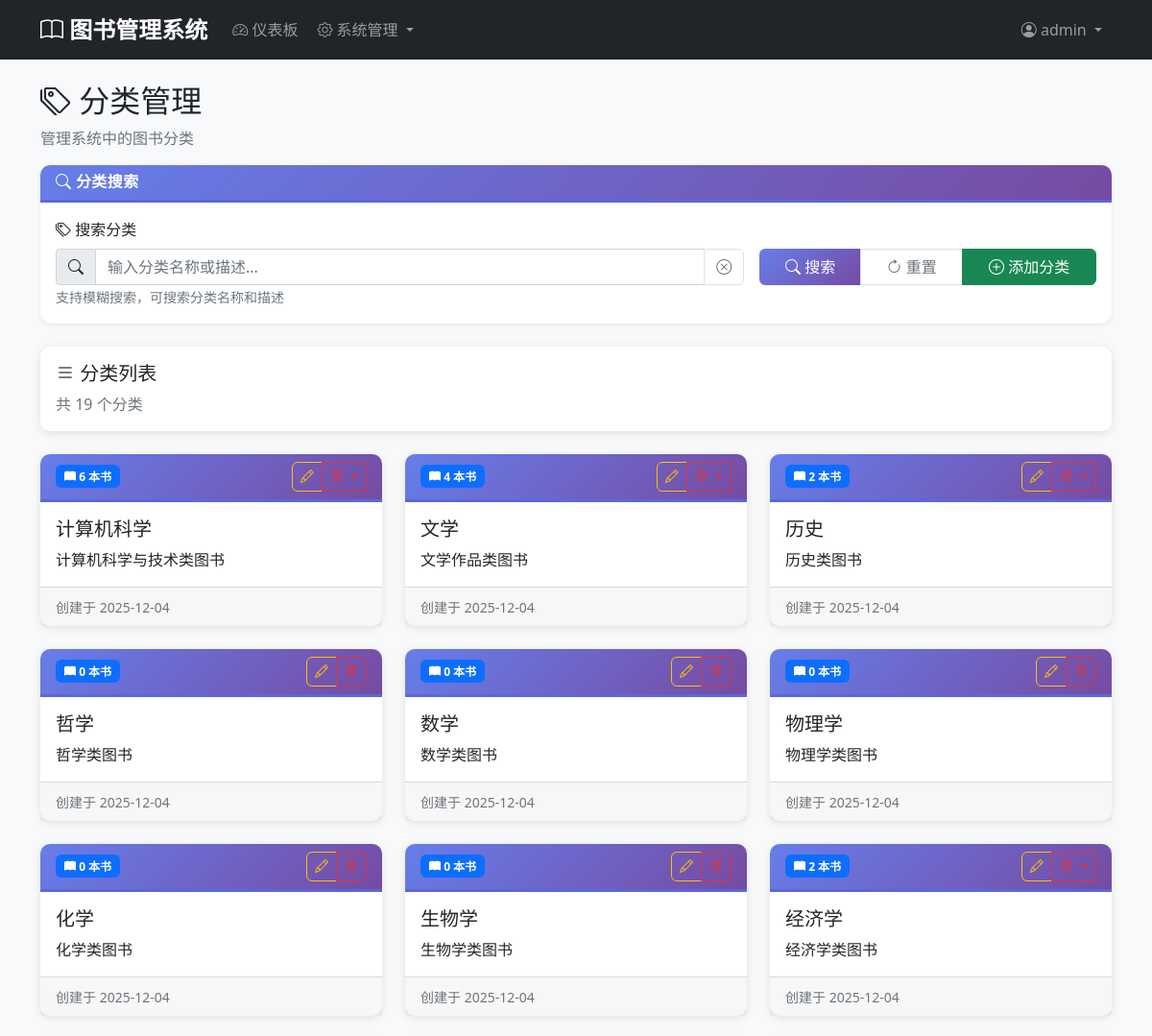
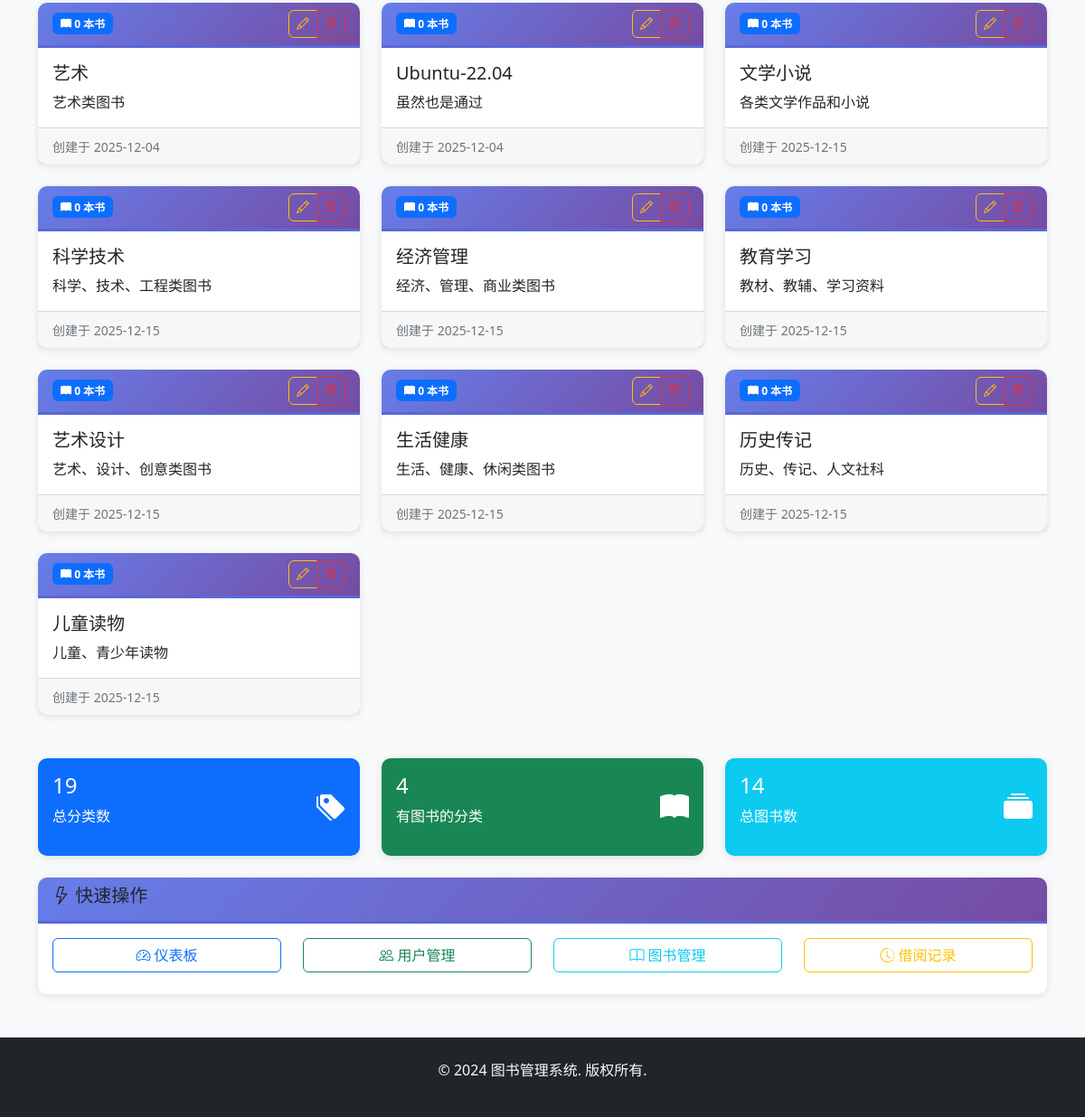
Page /admin/categories (signed in) on the committed database (2 pictures, top to bottom).
### models.py (models this page shows, shortened)
class Admin(db.Model, UserMixin):
    __tablename__ = 'admins'
    id = db.Column(db.Integer, primary_key=True)
    username = db.Column(db.String(80), unique=True, nullable=False)
    email = db.Column(db.String(120), unique=True, nullable=False)
    password_hash = db.Column(db.String(128), nullable=False)
    created_at = db.Column(db.DateTime, default=datetime.utcnow)

class Category(db.Model):
    __tablename__ = 'categories'
    id = db.Column(db.Integer, primary_key=True)
    name = db.Column(db.String(100), unique=True, nullable=False)
    description = db.Column(db.Text)
    created_at = db.Column(db.DateTime, default=datetime.utcnow)
    books = db.relationship('Book', backref='category', lazy=True)

### app.py (the view, shortened to what this page needs)
@app.route('/admin/categories')
@login_required
def admin_categories():
    if not isinstance(current_user, Admin):
        abort(403)
    search = request.args.get('search', '').strip()
    query = Category.query
    categories = query.all()
    filtered_categories = categories if search else None
    return render_template('admin/categories.html',
                         categories=Category.query.all(),  # 所有分类用于统计
                         filtered_categories=filtered_categories if search else None,
                         search=search)

### app.py (called while the page is built)
@login_manager.user_loader
def load_user(user_id):
    try:
        user_id = int(user_id)
        admin = Admin.query.get(user_id)
        if admin:
            return admin
        user = User.query.get(user_id)
        return user
    except (ValueError, TypeError):
        return None

### templates/admin/categories.html (shortened to what this page needs)
{% extends "base.html" %}
{% block content %}
<div class="row">
    <div class="col-12">
        <h2><i class="bi bi-tags"></i> 分类管理</h2>
        <p class="text-muted">管理系统中的图书分类</p>
    </div>
</div>
<div class="row mb-4">
    <div class="col-12">
        <div class="card search-card shadow-sm">
            <div class="card-header text-white">
                <h6 class="mb-0"><i class="bi bi-search"></i> 分类搜索</h6>
            </div>
            <div class="card-body">
                <form method="GET" class="row g-3" id="searchForm">
                    <div class="col-md-8">
                        <div class="form-group">
                            <label for="search" class="form-label">
                                <i class="bi bi-tags"></i> 搜索分类
                            </label>
                            <div class="input-group">
                                <span class="input-group-text">
                                    <i class="bi bi-search"></i>
                                </span>
                                <input type="text"
                                       class="form-control"
                                       id="search"
                                       name="search"
                                       placeholder="输入分类名称或描述..."
                                       value="{{ request.args.get('search', '') }}"
                                       autocomplete="off">
                                <button type="button" class="btn btn-outline-secondary" onclick="clearSearch()" title="清空搜索">
                                    <i class="bi bi-x-circle"></i>
                                </button>
                            </div>
                            <small class="form-text text-muted">支持模糊搜索，可搜索分类名称和描述</small>
                        </div>
                    </div>
                    <div class="col-md-4">
                        <div class="form-group">
                            <div class="btn-group w-100" role="group">
                                <button type="submit" class="btn btn-primary">
                                    <i class="bi bi-search"></i> 搜索
                                </button>
                                <a href="{{ url_for('admin_categories') }}" class="btn btn-outline-secondary">
                                    <i class="bi bi-arrow-clockwise"></i> 重置
                                </a>
                                <a href="{{ url_for('add_category') }}" class="btn btn-success">
                                    <i class="bi bi-plus-circle"></i> 添加分类
                                </a>
                            </div>
                        </div>
                    </div>
                </form>
            </div>
        </div>
    </div>
</div>
<div class="row mb-4">
    <div class="col-12">
        <div class="card">
            <div class="card-body d-flex justify-content-between align-items-center">
                <div>
                    <h5><i class="bi bi-list"></i> 分类列表</h5>
                    <p class="text-muted mb-0">
                        共 {{ filtered_categories|length if filtered_categories is not none else categories|length }} 个分类
                    </p>
                </div>
            </div>
        </div>
    </div>
</div>
<div class="row">
    {% set display_categories = filtered_categories if filtered_categories is not none else categories %}
    {% for category in display_categories %}
        <div class="col-md-4 mb-4 category-item" data-category-name="{{ category.name|lower }}" data-category-description="{{ category.description|lower if category.description else '' }}">
            <div class="card h-100 category-card">
                <div class="card-header d-flex justify-content-between align-items-center">
                    <span class="badge bg-primary">
                        <i class="bi bi-book-fill"></i> {{ category.books|length }} 本书
                    </span>
                    <div class="btn-group" role="group">
                        <a href="{{ url_for('edit_category', category_id=category.id) }}" class="btn btn-sm btn-outline-warning">
                            <i class="bi bi-pencil"></i>
                        </a>
                        {% if not category.books %}
                            <a href="{{ url_for('delete_category', category_id=category.id) }}" class="btn btn-sm btn-outline-danger"
                               onclick="return confirm('确定要删除分类《{{ category.name }}》吗？')">
                                <i class="bi bi-trash"></i>
                            </a>
                        {% else %}
                            <div class="btn-group" role="group">
                                <button class="btn btn-sm btn-outline-danger dropdown-toggle"
                                        type="button"
                                        data-bs-toggle="dropdown"
                                        aria-expanded="false">
                                    <i class="bi bi-trash"></i>
                                </button>
                            </div>
                        {% endif %}
                    </div>
                </div>
                <div class="card-body">
                    <h5 class="card-title">{{ category.name }}</h5>
                    {% if category.description %}
                        <p class="card-text">{{ category.description }}</p>
                    {% else %}
                        <p class="card-text text-muted">暂无描述</p>
                    {% endif %}
                </div>
                <div class="card-footer">
                    <small class="text-muted">
                        创建于 {{ category.created_at.strftime('%Y-%m-%d') }}
                    </small>
                </div>
            </div>
        </div>
    {% endfor %}
</div>
<div class="row mt-4">
    <div class="col-md-4">
        <div class="card bg-primary text-white">
            <div class="card-body">
                <div class="d-flex justify-content-between">
                    <div>
                        <h4>{{ categories|length }}</h4>
                        <p>总分类数</p>
                    </div>
                    <div class="align-self-center">
                        <i class="bi bi-tags-fill" style="font-size: 2rem;"></i>
                    </div>
                </div>
            </div>
        </div>
    </div>
    <div class="col-md-4">
        <div class="card bg-success text-white">
            <div class="card-body">
                <div class="d-flex justify-content-between">
                    <div>
                        <h4>{{ categories|selectattr('books')|list|length }}</h4>
                        <p>有图书的分类</p>
                    </div>
                    <div class="align-self-center">
                        <i class="bi bi-book-fill" style="font-size: 2rem;"></i>
                    </div>
                </div>
            </div>
        </div>
    </div>
    <div class="col-md-4">
        <div class="card bg-info text-white">
            <div class="card-body">
                <div class="d-flex justify-content-between">
                    <div>
                        <h4>{{ categories|map(attribute='books')|map('length')|sum }}</h4>
                        <p>总图书数</p>
                    </div>
                    <div class="align-self-center">
                        <i class="bi bi-collection-fill" style="font-size: 2rem;"></i>
                    </div>
                </div>
            </div>
        </div>
    </div>
</div>
<div class="row mt-4">
    <div class="col-12">
        <div class="card">
            <div class="card-header">
                <h5><i class="bi bi-lightning"></i> 快速操作</h5>
            </div>
            <div class="card-body">
                <div class="row">
                    <div class="col-md-3 mb-2">
                        <a href="{{ url_for('admin_dashboard') }}" class="btn btn-outline-primary w-100">
                            <i class="bi bi-speedometer2"></i> 仪表板
                        </a>
                    </div>
                    <div class="col-md-3 mb-2">
                        <a href="{{ url_for('admin_users') }}" class="btn btn-outline-success w-100">
                            <i class="bi bi-people"></i> 用户管理
                        </a>
                    </div>
                    <div class="col-md-3 mb-2">
                        <a href="{{ url_for('admin_books') }}" class="btn btn-outline-info w-100">
                            <i class="bi bi-book"></i> 图书管理
                        </a>
                    </div>
                    <div class="col-md-3 mb-2">
                        <a href="{{ url_for('admin_borrow_records') }}" class="btn btn-outline-warning w-100">
                            <i class="bi bi-clock-history"></i> 借阅记录
                        </a>
                    </div>
                </div>
            </div>
        </div>
    </div>
</div>
{% endblock %}

### templates/base.html (shortened to what this page needs)
<!DOCTYPE html>
<html lang="zh-CN">
<head>
    <link href="https://cdn.jsdelivr.net/npm/bootstrap@5.1.3/dist/css/bootstrap.min.css" rel="stylesheet">
    <link href="https://cdn.jsdelivr.net/npm/bootstrap-icons@1.7.2/font/bootstrap-icons.css" rel="stylesheet">
    <link href="{{ url_for('static', filename='css/style.css') }}" rel="stylesheet">
</head>
<body>
    <nav class="navbar navbar-expand-lg navbar-dark bg-dark">
        <div class="container">
            <a class="navbar-brand" href="{{ url_for('index') }}">
                <i class="bi bi-book"></i> 图书管理系统
            </a>
            <div class="collapse navbar-collapse" id="navbarNav">
                {% if current_user.is_authenticated %}
                    {% if current_user.__class__.__name__ == 'Admin' %}
                        <ul class="navbar-nav me-auto">
                            <li class="nav-item">
                                <a class="nav-link" href="{{ url_for('admin_dashboard') }}">
                                    <i class="bi bi-speedometer2"></i> 仪表板
                                </a>
                            </li>
                            <li class="nav-item dropdown">
                                <a class="nav-link dropdown-toggle" href="#" id="manageDropdown" role="button" data-bs-toggle="dropdown">
                                    <i class="bi bi-gear"></i> 系统管理
                                </a>
                            </li>
                        </ul>
                    {% endif %}
                {% endif %}
                <ul class="navbar-nav">
                    {% if current_user.is_authenticated %}
                        <li class="nav-item dropdown">
                            <a class="nav-link dropdown-toggle" href="#" id="userDropdown" role="button" data-bs-toggle="dropdown">
                                <i class="bi bi-person-circle"></i> {{ current_user.username }}
                            </a>
                        </li>
                    {% endif %}
                </ul>
            </div>
        </div>
    </nav>
    <main class="container mt-4 mb-5">
        {% block content %}{% endblock %}
    </main>
    <footer class="bg-dark text-light py-4 mt-5">
        <div class="container text-center">
            <p>&copy; 2024 图书管理系统. 版权所有.</p>
        </div>
    </footer>
</body>
</html>

### static/css/style.css (style rules this page uses)
body { font-family: 'Segoe UI', Tahoma, Geneva, Verdana, sans-serif; background-color: #f8f9fa; }
.navbar-brand { font-weight: bold; font-size: 1.5rem; }
.navbar-nav .nav-link { border-radius: 5px; margin: 0 2px; transition: all 0.3s ease; }
.card { border: none; border-radius: 10px; box-shadow: 0 2px 10px rgba(0, 0, 0, 0.1); transition: transform 0.2s ease, box-shadow 0.2s ease; }
.card-header { background-color: #fff; border-bottom: 1px solid #e9ecef; border-radius: 10px 10px 0 0 !important; font-weight: 600; }
.btn { border-radius: 6px; font-weight: 500; transition: all 0.3s ease; }
.btn-group .btn { border-radius: 0; }
.btn-group .btn:first-child { border-radius: 6px 0 0 6px; }
.btn-group .btn:last-child { border-radius: 0 6px 6px 0; }
.form-control, .form-select { border-radius: 6px; border: 1px solid #ced4da; transition: all 0.3s ease; }
.badge { font-size: 0.75rem; padding: 0.5em 0.75em; border-radius: 6px; }
.card.bg-primary, .card.bg-success, .card.bg-info, .card.bg-warning, .card.bg-danger { color: white; }
.card, .alert { animation: fadeIn 0.5s ease-out; }
footer { margin-top: auto; }

### templates/admin/categories.html (style rules this page uses)
.search-card { border: none; border-radius: 0.75rem; box-shadow: 0 4px 12px rgba(0, 0, 0, 0.08); transition: all 0.3s ease; }
.card-header { background: linear-gradient(135deg, #667eea 0%, #764ba2 100%); border-bottom: 3px solid #5a67d8; border-top-left-radius: 0.75rem; border-top-right-radius: 0.75rem; }
.card-header h6 { font-weight: 600; letter-spacing: 0.025em; }
.btn-primary { background: linear-gradient(135deg, #667eea 0%, #764ba2 100%); border: none; font-weight: 500; transition: all 0.3s ease; }
.btn-outline-secondary { border-color: #dee2e6; transition: all 0.2s ease; }
.category-card { transition: all 0.3s ease; border: none; box-shadow: 0 2px 8px rgba(0, 0, 0, 0.1); }

### rows in the picture
Admin: username "admin"
Category: books|length "6", name "计算机科学", description "计算机科学与技术类图书", created_at "2025-12-04"
Category: books|length "4", name "文学", description "文学作品类图书", created_at "2025-12-04"
Category: books|length "2", name "历史", description "历史类图书", created_at "2025-12-04"
Category: books|length "0", name "哲学", description "哲学类图书", created_at "2025-12-04"
Category: books|length "0", name "数学", description "数学类图书", created_at "2025-12-04"
Category: books|length "0", name "物理学", description "物理学类图书", created_at "2025-12-04"
Category: books|length "0", name "化学", description "化学类图书", created_at "2025-12-04"
Category: books|length "0", name "生物学", description "生物学类图书", created_at "2025-12-04"
Category: books|length "2", name "经济学", description "经济学类图书", created_at "2025-12-04"
Category: books|length "0", name "艺术", description "艺术类图书", created_at "2025-12-04"
Category: books|length "0", name "Ubuntu-22.04", description "虽然也是通过", created_at "2025-12-04"
Category: books|length "0", name "文学小说", description "各类文学作品和小说", created_at "2025-12-15"
Category: books|length "0", name "科学技术", description "科学、技术、工程类图书", created_at "2025-12-15"
Category: books|length "0", name "经济管理", description "经济、管理、商业类图书", created_at "2025-12-15"
Category: books|length "0", name "教育学习", description "教材、教辅、学习资料", created_at "2025-12-15"
Category: books|length "0", name "艺术设计", description "艺术、设计、创意类图书", created_at "2025-12-15"
Category: books|length "0", name "生活健康", description "生活、健康、休闲类图书", created_at "2025-12-15"
Category: books|length "0", name "历史传记", description "历史、传记、人文社科", created_at "2025-12-15"
Category: books|length "0", name "儿童读物", description "儿童、青少年读物", created_at "2025-12-15"

### other values in the picture
{{ categories|length }} "19"
{{ categories|selectattr('books')|list|length }} "4"
{{ categories|map(attribute='books')|map('length')|sum }} "14"
